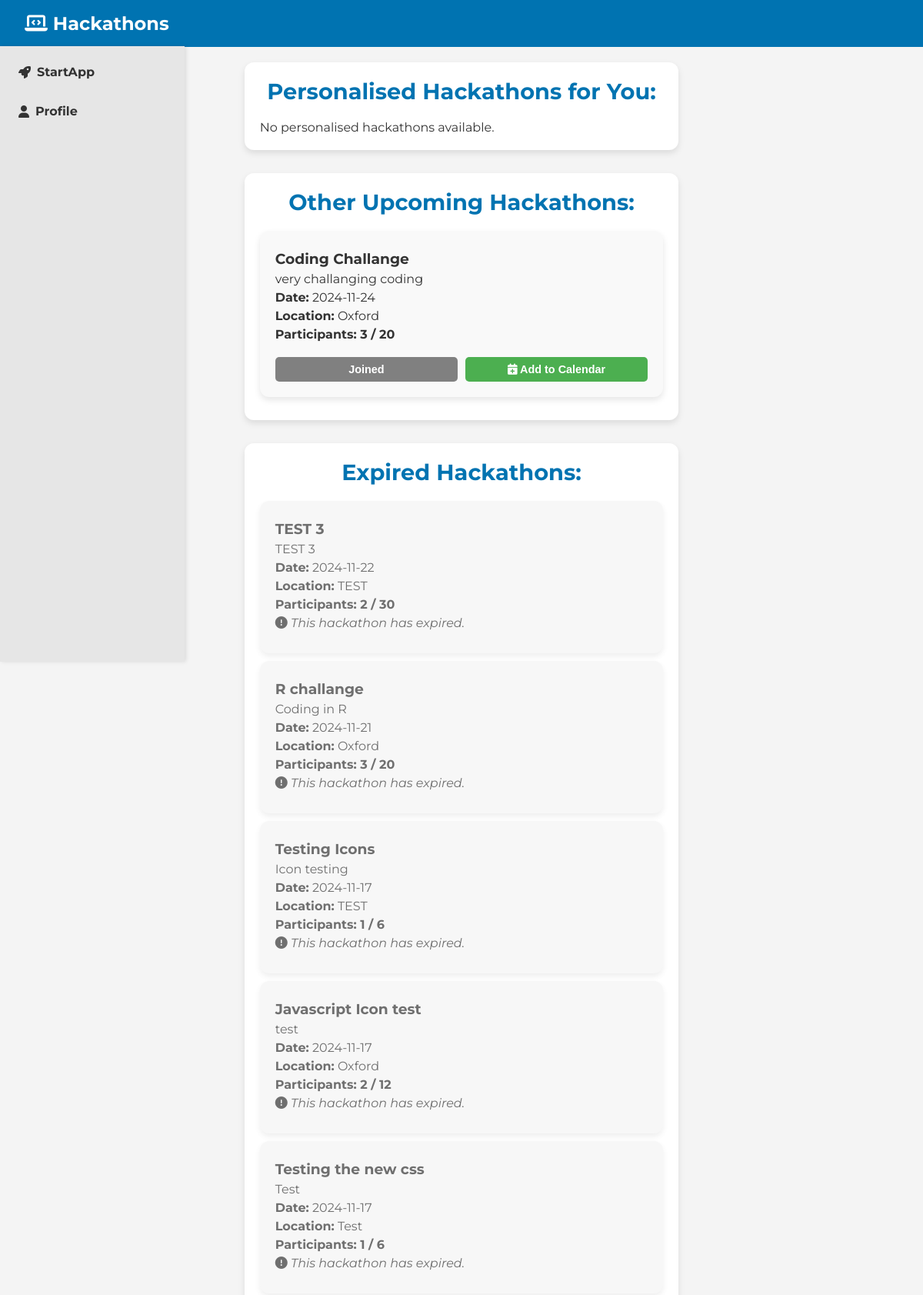
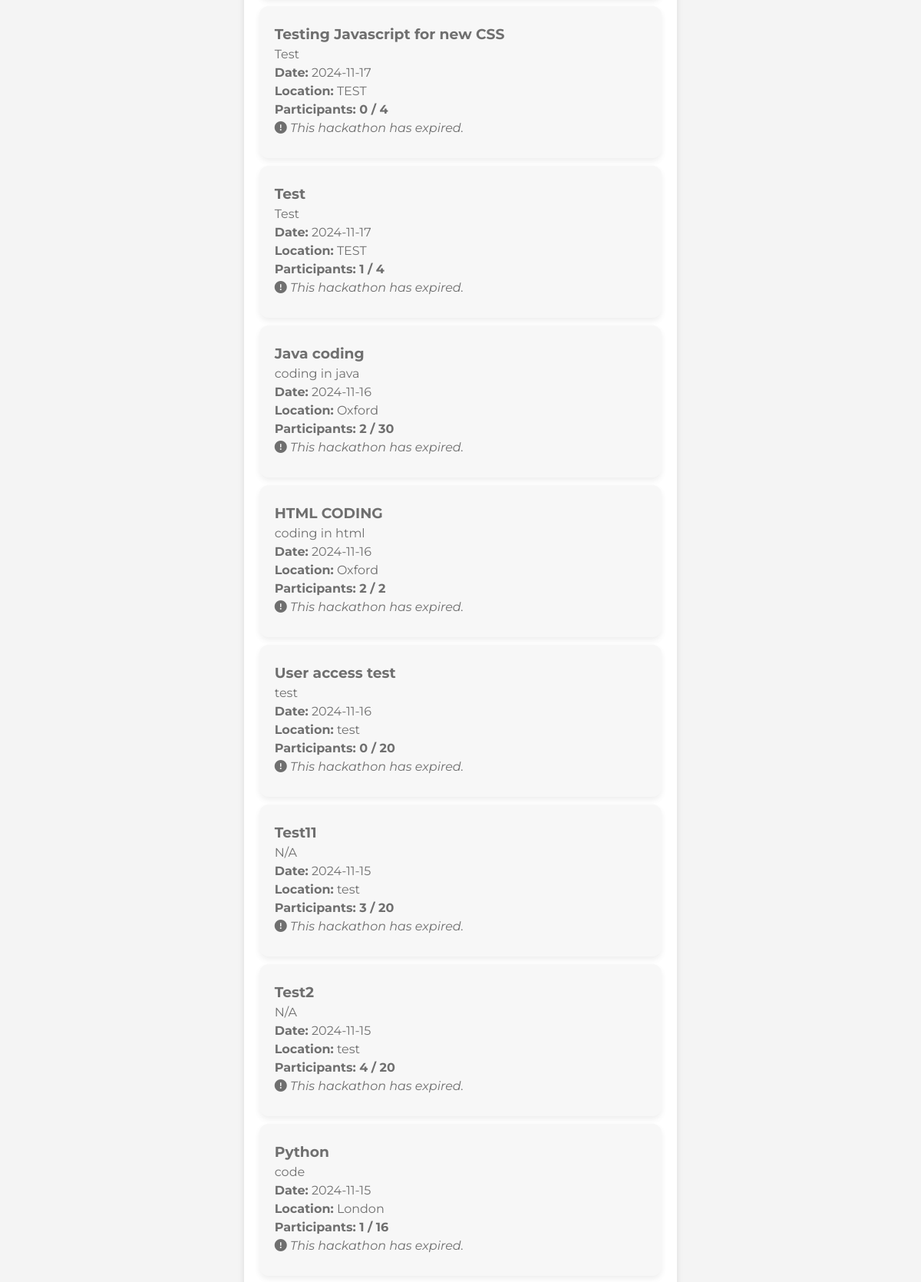
Page /hack (signed in, upper part) on the committed database (2 pictures, top to bottom).
### tables this page shows
CREATE TABLE hackathons (
    id INTEGER PRIMARY KEY AUTOINCREMENT,
    title TEXT NOT NULL,
    description TEXT NOT NULL,
    date TEXT NOT NULL,
    location TEXT NOT NULL
, max_participants INTEGER DEFAULT 0, current_participants INTEGER DEFAULT 0, created_by TEXT);

### app.py (the view, shortened to what this page needs)
@app.route('/hack', methods=['GET'])
def hack():
    if 'username' not in session:
        flash("Please log in to view hackathons.", "error")
        return redirect(url_for('home'))
    username = session['username']
    today = datetime.now().date()
    user_profile = query_db("SELECT skills FROM user_profiles WHERE username = ?", [username], one=True)
    user_skills = user_profile[0].split(',') if user_profile and user_profile[0] else []
    hackathon_base_query = """
    SELECT h.id, h.title, h.description, h.date, h.location, h.max_participants,
           h.created_by,  -- Include the creator field
           COUNT(p.id) AS current_participants,
           CASE WHEN p2.username IS NOT NULL THEN 1 ELSE 0 END AS joined
    FROM hackathons h
    LEFT JOIN participants p ON h.id = p.hackathon_id
    LEFT JOIN participants p2 ON h.id = p2.hackathon_id AND p2.username = ?
    WHERE h.date >= ?
"""
    if user_skills:
        skill_conditions = " OR ".join([
            "(LOWER(h.title) LIKE LOWER(?) OR LOWER(h.description) LIKE LOWER(?))"
            for _ in user_skills
        ])
        skill_params = [f"%{skill.strip().lower()}%" for skill in user_skills for _ in range(2)]
        matching_hackathons = query_db(f"""
            {hackathon_base_query} AND ({skill_conditions})
            GROUP BY h.id
            ORDER BY h.date ASC
        """, [username, today] + skill_params)
        other_hackathons = query_db(f"""
            {hackathon_base_query} AND NOT ({skill_conditions})
            GROUP BY h.id
            ORDER BY h.date ASC
        """, [username, today] + skill_params)
    expired_hackathons = query_db("""
        SELECT h.id, h.title, h.description, h.date, h.location, h.max_participants,
               COUNT(p.id) AS current_participants,
               CASE WHEN p2.username IS NOT NULL THEN 1 ELSE 0 END AS joined  -- Check join status for expired hackathons
        FROM hackathons h
        LEFT JOIN participants p ON h.id = p.hackathon_id
        LEFT JOIN participants p2 ON h.id = p2.hackathon_id AND p2.username = ?
        WHERE h.date < ?
        GROUP BY h.id
        ORDER BY h.date DESC
    """, [username, today])
    return render_template(
        'hack.html',
        matching_hackathons=matching_hackathons,
        other_hackathons=other_hackathons,
        expired_hackathons=expired_hackathons
    )

### app.py (called while the page is built)
def get_db():
     db = sqlite3.connect('database.sqlite')
     db.row_factory = sqlite3.Row
     return db

def query_db(query, args=(), one=False):
     cur = get_db().execute(query, args)
     rv = cur.fetchall()
     cur.close()
     return (rv[0] if rv else None) if one else rv

### templates/hack.html (shortened to what this page needs)
<!DOCTYPE html>
<html lang="en">
<head>
    <link rel="stylesheet" href="{{ url_for('static', filename='css/hack.css') }}">
</head>
<body>
    <header>
        <div class="navbar">
            <h1><i class="fas fa-laptop-code"></i> Hackathons</h1>
        </div>
    </header>
    <aside class="sidebar">
        <ul>
            <li><a href="/"><i class="fas fa-rocket"></i> StartApp</a></li>
            <li><a href="/profile"><i class="fas fa-user"></i> Profile</a></li>
        </ul>
    </aside>
    <main class="container">
        <div id="hackathon-feed">
            <div class="category-container">
                <h2>Personalised Hackathons for You:</h2>
                <div id="personalised-hackathons">
                    {% if matching_hackathons %}
                        {% for hackathon in matching_hackathons %}
                        <div class="hackathon-post" data-id="{{ hackathon.id }}">
                            <h3>{{ hackathon.title }}</h3>
                            <p>{{ hackathon.description }}</p>
                            <p><strong>Date:</strong> {{ hackathon.date }}</p>
                            <p><strong>Location:</strong> {{ hackathon.location }}</p>
                            <p class="participants-info"><strong>Participants:</strong> {{ hackathon.current_participants }} / {{ hackathon.max_participants }}</p>
                            <div class="button-group">
                                {% if hackathon.joined == 1 %}
                                    <button class="join-hackathon-btn joined" disabled>Joined</button>
                                    <button onclick="location.href='/add_to_google_calendar/{{ hackathon.id }}'" class="calendar-btn">
                                        <i class="fas fa-calendar-plus"></i> Add to Calendar
                                    </button>
                                {% else %}
                                    <button class="join-hackathon-btn" data-id="{{ hackathon.id }}" onclick="joinHackathon('{{ hackathon.id }}')">
                                        <i class="fas fa-user-plus"></i> Join
                                    </button>
                                {% endif %}
                                {% if session.get('username') == hackathon.created_by %}
                                    <button class="edit-hackathon-btn" onclick="editHackathon('{{ hackathon.id }}')">
                                        <i class="fas fa-edit"></i> Edit
                                    </button>
                                {% endif %}
                            </div>
                        </div>
                        {% endfor %}
                    {% else %}
                        <p id="no-personalised-message">No personalised hackathons available.</p>
                    {% endif %}
                </div>
            </div>
            <div class="category-container">
                <h2>Other Upcoming Hackathons:</h2>
                <div id="other-hackathons">
                    {% for hackathon in other_hackathons %}
                    <div class="hackathon-post" data-id="{{ hackathon.id }}">
                        <h3>{{ hackathon.title }}</h3>
                        <p>{{ hackathon.description }}</p>
                        <p><strong>Date:</strong> {{ hackathon.date }}</p>
                        <p><strong>Location:</strong> {{ hackathon.location }}</p>
                        <p class="participants-info"><strong>Participants:</strong> {{ hackathon.current_participants }} / {{ hackathon.max_participants }}</p>
                        <div class="button-group">
                            {% if hackathon.joined == 1 %}
                                <button class="join-hackathon-btn joined" disabled>Joined</button>
                                <button onclick="location.href='/add_to_google_calendar/{{ hackathon.id }}'" class="calendar-btn">
                                    <i class="fas fa-calendar-plus"></i> Add to Calendar
                                </button>
                            {% else %}
                                <button class="join-hackathon-btn" data-id="{{ hackathon.id }}" onclick="joinHackathon('{{ hackathon.id }}')">
                                    <i class="fas fa-user-plus"></i> Join
                                </button>
                            {% endif %}
                        </div>
                    </div>
                    {% endfor %}
                </div>
            </div>
            <div class="category-container">
                <h2>Expired Hackathons:</h2>
                <div id="expired-hackathons">
                    {% for hackathon in expired_hackathons %}
                    <div class="hackathon-post expired">
                        <h3>{{ hackathon.title }}</h3>
                        <p>{{ hackathon.description }}</p>
                        <p><strong>Date:</strong> {{ hackathon.date }}</p>
                        <p><strong>Location:</strong> {{ hackathon.location }}</p>
                        <p class="participants-info"><strong>Participants:</strong> {{ hackathon.current_participants }} / {{ hackathon.max_participants }}</p>
                        <p class="expired-note"><i class="fas fa-exclamation-circle"></i> This hackathon has expired.</p>
                    </div>
                    {% endfor %}
                </div>
            </div>
        </div>
    </main>
</body>
</html>

### static/css/hack.css (style rules this page uses)
* { margin: 0; padding: 0; box-sizing: border-box; }
body { font-family: "Montserrat", sans-serif; font-optical-sizing: auto; font-weight: 400; font-style: normal; background-color: #f4f4f4; color: #333; }
.navbar { background-color: #0073b1; color: white; padding: 1rem 2rem; display: flex; justify-content: space-between; align-items: center; }
.navbar h1 { font-size: 1.5rem; }
.sidebar { width: 20%; background-color: #e6e6e6; padding: 1rem; height: 100vh; position: fixed; left: 0; top: 60px; box-shadow: 2px 0px 5px rgba(0, 0, 0, 0.1); }
.sidebar ul { list-style: none; padding: 0; }
.sidebar ul li { margin-bottom: 1rem; }
.sidebar ul li a { color: #333; text-decoration: none; font-weight: bold; display: flex; align-items: center; gap: 0.5rem; padding: 0.5rem; border-radius: 4px; transition: background-color 0.3s ease; }
.container { width: 100%; max-width: 800px; margin: 0 auto; padding: 20px; display: flex; flex-direction: column; align-items: center; }
.category-container { background-color: white; border-radius: 12px; box-shadow: 0px 4px 8px rgba(0, 0, 0, 0.1); margin-bottom: 30px; padding: 20px; width: 100%; max-width: 800px; }
.category-container h2 { font-size: 1.8rem; font-weight: bold; color: #0073b1; margin-bottom: 20px; text-align: center; }
.hackathon-post { width: 100%; max-width: 600px; margin: 10px auto; padding: 20px; background-color: #f9f9f9; border-radius: 12px; box-shadow: 0px 4px 8px rgba(0, 0, 0, 0.1); transition: transform 0.3s ease, box-shadow 0.3s ease; }
.hackathon-post h3, .hackathon-post p { text-align: left; margin: 5px 0; color: #333; }
.participants-info { text-align: left; margin: 10px 0; color: #0073b1; font-weight: bold; }
.hackathon-post.expired { opacity: 0.7; background-color: #f4f4f4; }
.expired-note { color: red; font-style: italic; }
.button-group { display: flex; gap: 10px; align-items: center; margin-top: 10px; }
.join-hackathon-btn, .calendar-btn, .edit-hackathon-btn { padding: 8px 12px; border: none; border-radius: 5px; font-size: 0.9rem; cursor: pointer; transition: background-color 0.3s ease, transform 0.2s ease; }
.join-hackathon-btn { background-color: #0073b1; color: white; }
.join-hackathon-btn.joined { background-color: gray; cursor: default; }
.calendar-btn { background-color: #4CAF50; color: white; }
button { padding: 12px 20px; background-color: #0073b1; color: white; border: none; border-radius: 6px; cursor: pointer; font-size: 1rem; font-weight: bold; transition: background-color 0.3s ease, transform 0.2s ease; width: 100%; margin-top: 10px; }

### rows in the picture
hackathons: title "Coding Challange", description "very challanging coding", date "2024-11-24", location "Oxford", current_participants "3", max_participants "20"
hackathons: title "TEST 3", description "TEST 3", date "2024-11-22", location "TEST", current_participants "2", max_participants "30"
hackathons: title "R challange", description "Coding in R", date "2024-11-21", location "Oxford", current_participants "3", max_participants "20"
hackathons: title "Testing Icons", description "Icon testing", date "2024-11-17", location "TEST", current_participants "1", max_participants "6"
hackathons: title "Javascript Icon test", description "test", date "2024-11-17", location "Oxford", current_participants "2", max_participants "12"
hackathons: title "Testing the new css", description "Test", date "2024-11-17", location "Test", current_participants "1", max_participants "6"
hackathons: title "Testing Javascript for new CSS", description "Test", date "2024-11-17", location "TEST", current_participants "0", max_participants "4"
hackathons: title "Test", description "Test", date "2024-11-17", location "TEST", current_participants "1", max_participants "4"
hackathons: title "Java coding", description "coding in java", date "2024-11-16", location "Oxford", current_participants "2", max_participants "30"
hackathons: title "HTML CODING", description "coding in html", date "2024-11-16", location "Oxford", current_participants "2", max_participants "2"
hackathons: title "User access test", description "test", date "2024-11-16", location "test", current_participants "0", max_participants "20"
hackathons: title "Test11", description "N/A", date "2024-11-15", location "test", current_participants "3", max_participants "20"
hackathons: title "Test2", description "N/A", date "2024-11-15", location "test", current_participants "4", max_participants "20"
hackathons: title "Python", description "code", date "2024-11-15", location "London", current_participants "1", max_participants "16"
